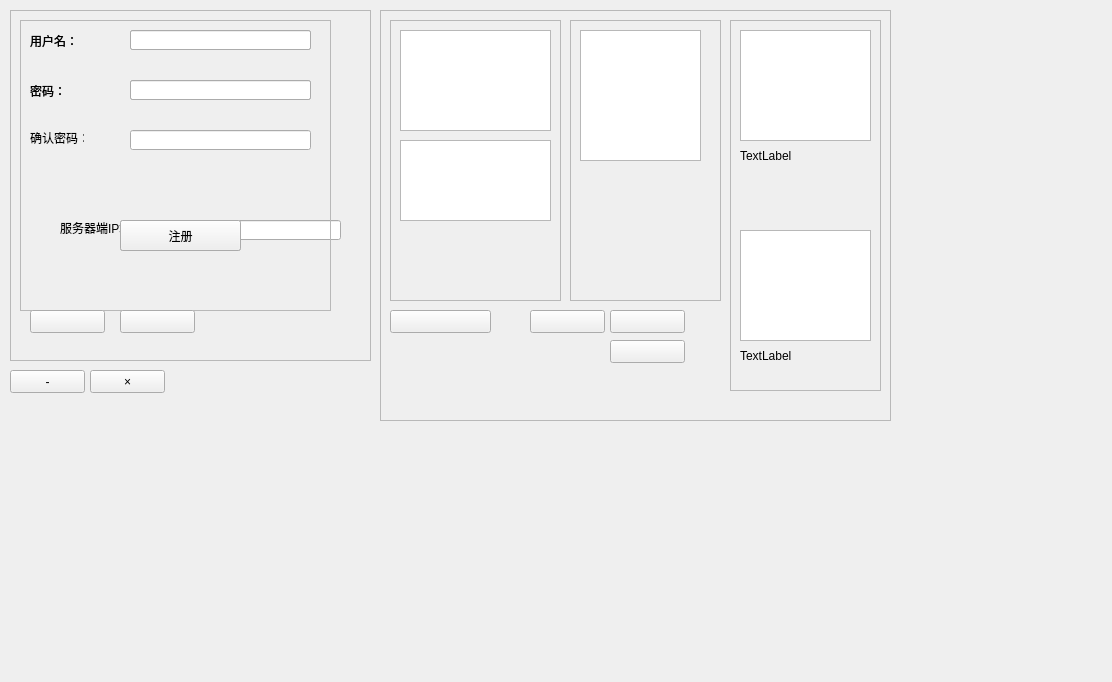
<?xml version="1.0" encoding="UTF-8"?>
<ui version="4.0">
 <class>MainWindow</class>
 <widget class="QMainWindow" name="MainWindow">
  <property name="geometry">
   <rect>
    <x>0</x>
    <y>0</y>
    <width>1112</width>
    <height>682</height>
   </rect>
  </property>
  <property name="windowTitle">
   <string>MainWindow</string>
  </property>
  <widget class="QWidget" name="centralWidget">
   <widget class="QFrame" name="frameLogin">
    <property name="geometry">
     <rect>
      <x>10</x>
      <y>10</y>
      <width>361</width>
      <height>351</height>
     </rect>
    </property>
    <property name="frameShape">
     <enum>QFrame::StyledPanel</enum>
    </property>
    <property name="frameShadow">
     <enum>QFrame::Raised</enum>
    </property>
    <widget class="QLineEdit" name="serverIPLineEdit">
     <property name="geometry">
      <rect>
       <x>150</x>
       <y>210</y>
       <width>181</width>
       <height>20</height>
      </rect>
     </property>
    </widget>
    <widget class="QLabel" name="serverIPLabel">
     <property name="geometry">
      <rect>
       <x>50</x>
       <y>210</y>
       <width>91</width>
       <height>16</height>
      </rect>
     </property>
     <property name="text">
      <string>服务器端IP地址：</string>
     </property>
    </widget>
    <widget class="QFrame" name="frame_login">
     <property name="geometry">
      <rect>
       <x>10</x>
       <y>10</y>
       <width>311</width>
       <height>291</height>
      </rect>
     </property>
     <property name="frameShape">
      <enum>QFrame::StyledPanel</enum>
     </property>
     <property name="frameShadow">
      <enum>QFrame::Raised</enum>
     </property>
     <widget class="QLabel" name="usernameLabel">
      <property name="geometry">
       <rect>
        <x>10</x>
        <y>10</y>
        <width>101</width>
        <height>21</height>
       </rect>
      </property>
      <property name="text">
       <string>用户名：</string>
      </property>
     </widget>
     <widget class="QLabel" name="pwLabel">
      <property name="geometry">
       <rect>
        <x>10</x>
        <y>60</y>
        <width>54</width>
        <height>21</height>
       </rect>
      </property>
      <property name="text">
       <string>密码：</string>
      </property>
     </widget>
     <widget class="QLineEdit" name="unLineEdit">
      <property name="geometry">
       <rect>
        <x>110</x>
        <y>10</y>
        <width>181</width>
        <height>20</height>
       </rect>
      </property>
     </widget>
     <widget class="QLineEdit" name="pwLineEdit">
      <property name="geometry">
       <rect>
        <x>110</x>
        <y>60</y>
        <width>181</width>
        <height>20</height>
       </rect>
      </property>
      <property name="echoMode">
       <enum>QLineEdit::Password</enum>
      </property>
     </widget>
     <widget class="QPushButton" name="loginBtn">
      <property name="geometry">
       <rect>
        <x>100</x>
        <y>200</y>
        <width>121</width>
        <height>31</height>
       </rect>
      </property>
      <property name="text">
       <string>登录</string>
      </property>
     </widget>
    </widget>
    <widget class="QFrame" name="frame_register">
     <property name="geometry">
      <rect>
       <x>10</x>
       <y>10</y>
       <width>311</width>
       <height>291</height>
      </rect>
     </property>
     <property name="frameShape">
      <enum>QFrame::StyledPanel</enum>
     </property>
     <property name="frameShadow">
      <enum>QFrame::Raised</enum>
     </property>
     <widget class="QLabel" name="UserNameLabel">
      <property name="geometry">
       <rect>
        <x>10</x>
        <y>10</y>
        <width>54</width>
        <height>21</height>
       </rect>
      </property>
      <property name="text">
       <string>用户名：</string>
      </property>
     </widget>
     <widget class="QLabel" name="PasswordLabel">
      <property name="geometry">
       <rect>
        <x>10</x>
        <y>60</y>
        <width>54</width>
        <height>21</height>
       </rect>
      </property>
      <property name="text">
       <string>密码：</string>
      </property>
     </widget>
     <widget class="QLabel" name="ConfirmLabel">
      <property name="geometry">
       <rect>
        <x>10</x>
        <y>110</y>
        <width>54</width>
        <height>16</height>
       </rect>
      </property>
      <property name="text">
       <string>确认密码：</string>
      </property>
     </widget>
     <widget class="QLineEdit" name="UserNameLineEdit">
      <property name="geometry">
       <rect>
        <x>110</x>
        <y>10</y>
        <width>181</width>
        <height>20</height>
       </rect>
      </property>
     </widget>
     <widget class="QLineEdit" name="PasswordLineEdit">
      <property name="geometry">
       <rect>
        <x>110</x>
        <y>60</y>
        <width>181</width>
        <height>20</height>
       </rect>
      </property>
      <property name="echoMode">
       <enum>QLineEdit::Password</enum>
      </property>
     </widget>
     <widget class="QLineEdit" name="ConfirmLineEdit">
      <property name="geometry">
       <rect>
        <x>110</x>
        <y>110</y>
        <width>181</width>
        <height>20</height>
       </rect>
      </property>
      <property name="echoMode">
       <enum>QLineEdit::Password</enum>
      </property>
     </widget>
     <widget class="QPushButton" name="registerBtn">
      <property name="geometry">
       <rect>
        <x>100</x>
        <y>200</y>
        <width>121</width>
        <height>31</height>
       </rect>
      </property>
      <property name="text">
       <string>注册</string>
      </property>
     </widget>
    </widget>
    <widget class="QPushButton" name="btnToLogin">
     <property name="geometry">
      <rect>
       <x>20</x>
       <y>300</y>
       <width>75</width>
       <height>23</height>
      </rect>
     </property>
     <property name="text">
      <string/>
     </property>
    </widget>
    <widget class="QPushButton" name="btnToRegister">
     <property name="geometry">
      <rect>
       <x>110</x>
       <y>300</y>
       <width>75</width>
       <height>23</height>
      </rect>
     </property>
     <property name="text">
      <string/>
     </property>
    </widget>
    <widget class="QFrame" name="frame">
     <property name="geometry">
      <rect>
       <x>430</x>
       <y>270</y>
       <width>120</width>
       <height>80</height>
      </rect>
     </property>
     <property name="frameShape">
      <enum>QFrame::StyledPanel</enum>
     </property>
     <property name="frameShadow">
      <enum>QFrame::Raised</enum>
     </property>
    </widget>
   </widget>
   <widget class="QFrame" name="frameMain">
    <property name="geometry">
     <rect>
      <x>380</x>
      <y>10</y>
      <width>511</width>
      <height>411</height>
     </rect>
    </property>
    <property name="frameShape">
     <enum>QFrame::StyledPanel</enum>
    </property>
    <property name="frameShadow">
     <enum>QFrame::Raised</enum>
    </property>
    <widget class="QPushButton" name="btnRefreshReport">
     <property name="geometry">
      <rect>
       <x>10</x>
       <y>300</y>
       <width>101</width>
       <height>23</height>
      </rect>
     </property>
     <property name="text">
      <string/>
     </property>
    </widget>
    <widget class="QFrame" name="frame_waiter">
     <property name="geometry">
      <rect>
       <x>10</x>
       <y>10</y>
       <width>171</width>
       <height>281</height>
      </rect>
     </property>
     <property name="frameShape">
      <enum>QFrame::StyledPanel</enum>
     </property>
     <property name="frameShadow">
      <enum>QFrame::Raised</enum>
     </property>
     <widget class="QTableView" name="tableViewWaiter">
      <property name="geometry">
       <rect>
        <x>10</x>
        <y>10</y>
        <width>151</width>
        <height>101</height>
       </rect>
      </property>
     </widget>
     <widget class="QTableView" name="tableViewWaiterEvaluation">
      <property name="geometry">
       <rect>
        <x>10</x>
        <y>120</y>
        <width>151</width>
        <height>81</height>
       </rect>
      </property>
     </widget>
    </widget>
    <widget class="QFrame" name="frame_cook">
     <property name="geometry">
      <rect>
       <x>190</x>
       <y>10</y>
       <width>151</width>
       <height>281</height>
      </rect>
     </property>
     <property name="frameShape">
      <enum>QFrame::StyledPanel</enum>
     </property>
     <property name="frameShadow">
      <enum>QFrame::Raised</enum>
     </property>
     <widget class="QTableView" name="tableViewCook">
      <property name="geometry">
       <rect>
        <x>10</x>
        <y>10</y>
        <width>121</width>
        <height>131</height>
       </rect>
      </property>
     </widget>
    </widget>
    <widget class="QPushButton" name="btnToWaiter">
     <property name="geometry">
      <rect>
       <x>150</x>
       <y>300</y>
       <width>75</width>
       <height>23</height>
      </rect>
     </property>
     <property name="text">
      <string/>
     </property>
    </widget>
    <widget class="QPushButton" name="btnToCook">
     <property name="geometry">
      <rect>
       <x>230</x>
       <y>300</y>
       <width>75</width>
       <height>23</height>
      </rect>
     </property>
     <property name="text">
      <string/>
     </property>
    </widget>
    <widget class="QFrame" name="frame_other">
     <property name="geometry">
      <rect>
       <x>350</x>
       <y>10</y>
       <width>151</width>
       <height>371</height>
      </rect>
     </property>
     <property name="frameShape">
      <enum>QFrame::StyledPanel</enum>
     </property>
     <property name="frameShadow">
      <enum>QFrame::Raised</enum>
     </property>
     <widget class="QTableView" name="tableViewRecord">
      <property name="geometry">
       <rect>
        <x>10</x>
        <y>10</y>
        <width>131</width>
        <height>111</height>
       </rect>
      </property>
     </widget>
     <widget class="QTableView" name="tableViewDishEvaluation">
      <property name="geometry">
       <rect>
        <x>10</x>
        <y>210</y>
        <width>131</width>
        <height>111</height>
       </rect>
      </property>
     </widget>
     <widget class="QLabel" name="labelRecord">
      <property name="geometry">
       <rect>
        <x>10</x>
        <y>130</y>
        <width>54</width>
        <height>12</height>
       </rect>
      </property>
      <property name="text">
       <string>TextLabel</string>
      </property>
     </widget>
     <widget class="QLabel" name="labelEvaluation">
      <property name="geometry">
       <rect>
        <x>10</x>
        <y>330</y>
        <width>54</width>
        <height>12</height>
       </rect>
      </property>
      <property name="text">
       <string>TextLabel</string>
      </property>
     </widget>
    </widget>
    <widget class="QPushButton" name="btnToOther">
     <property name="geometry">
      <rect>
       <x>230</x>
       <y>330</y>
       <width>75</width>
       <height>23</height>
      </rect>
     </property>
     <property name="text">
      <string/>
     </property>
    </widget>
   </widget>
   <widget class="QPushButton" name="btnCloseWindow">
    <property name="geometry">
     <rect>
      <x>90</x>
      <y>370</y>
      <width>75</width>
      <height>23</height>
     </rect>
    </property>
    <property name="text">
     <string>×</string>
    </property>
   </widget>
   <widget class="QPushButton" name="btnMinWindow">
    <property name="geometry">
     <rect>
      <x>10</x>
      <y>370</y>
      <width>75</width>
      <height>23</height>
     </rect>
    </property>
    <property name="text">
     <string>-</string>
    </property>
   </widget>
  </widget>
 </widget>
 <layoutdefault spacing="6" margin="11"/>
 <resources/>
 <connections/>
</ui>
